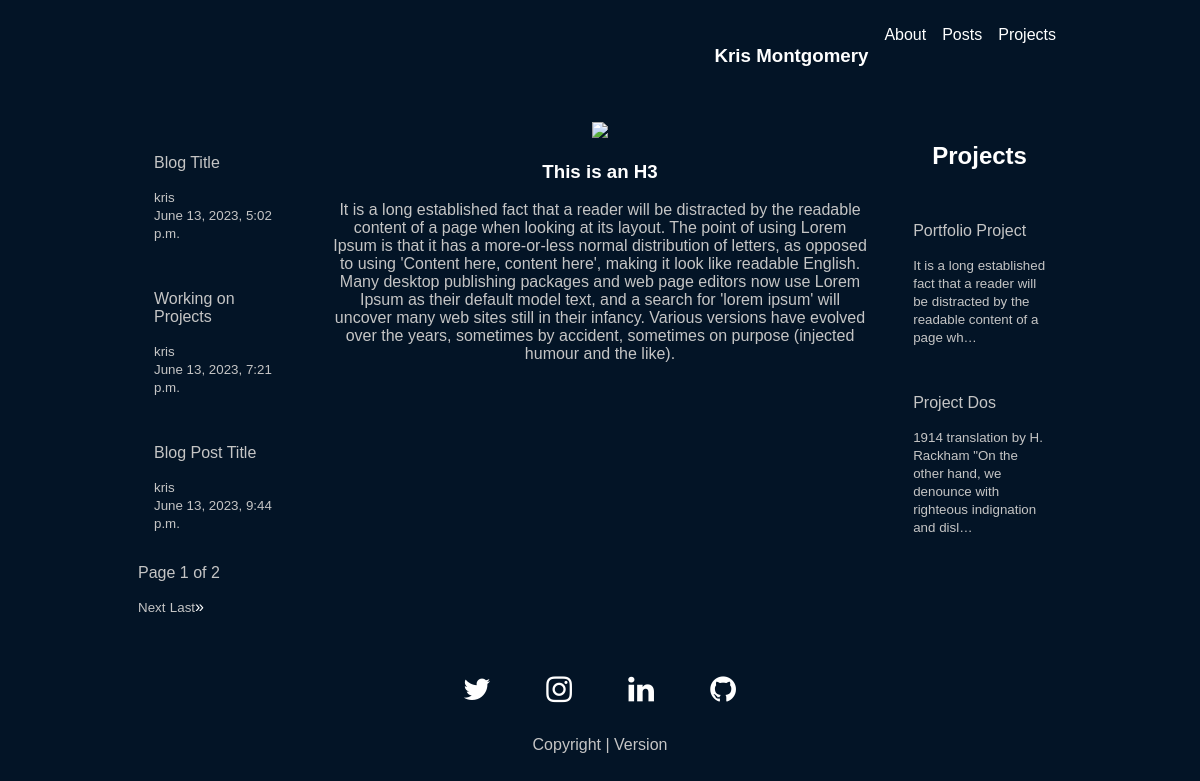
/, run on an earlier commit of the app's database.
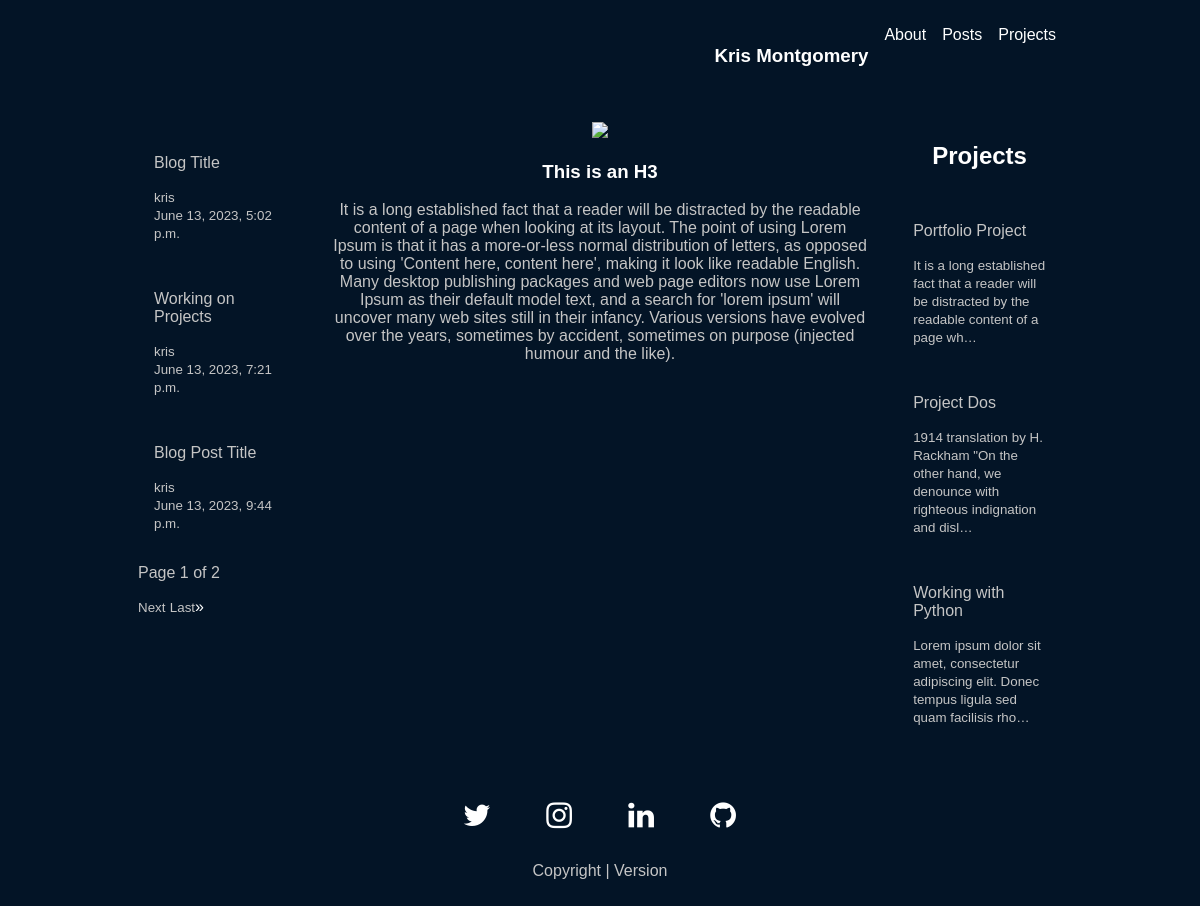
And on a later commit of the database.
### main/models.py (models this page shows, shortened)
class blogPosts(models.Model):
    author = models.ForeignKey(User, on_delete=models.SET_NULL, null=True)
    blog_title = models.CharField(max_length=200)
    blog_image = models.ImageField(upload_to='static/images', blank=True, null=True, height_field=None, width_field=None, max_length=100,)
    blog_image_info = models.TextField(null=True, blank=True)
    blog_body = models.TextField(null=True, blank=True)
    blog_created_date = models.DateTimeField(auto_now=True)
    blog_topic_one_title = models.CharField(max_length=200, default='Default')
    blog_topic_image_one = models.ImageField(upload_to='static/images', blank=True, null=True, height_field=None, width_field=None, max_length=100,)
    blog_topic_image_info = models.TextField(null=True, blank=True)
    topic_one_body = models.TextField(null=True, blank=True)
    blog_topic_two_title = models.CharField(max_length=200, default='Default')
    blog_topic_image_two = models.ImageField(upload_to='static/images', blank=True, null=True, height_field=None, width_field=None, max_length=100,)
    blog_topic_image_info_two = models.TextField(null=True, blank=True)
    topic_one_body_two = models.TextField(null=True, blank=True)
    blog_links = models.URLField(max_length=500, null=True, blank=True)
    blog_links_two = models.URLField(max_length=500, null=True, blank=True)

class projectModel(models.Model):
    project_title = models.CharField(max_length=200)
    project_image = models.ImageField(upload_to='static/images', blank=True, null=True, height_field=None, width_field=None, max_length=100,)
    image_info = models.TextField(null=True, blank=True)
    project_image_two = models.ImageField(upload_to='static/images', blank=True, null=True, height_field=None, width_field=None, max_length=100,)
    image_info_two = models.TextField(null=True, blank=True)
    project_image_three = models.ImageField(upload_to='static/images', blank=True, null=True, height_field=None, width_field=None, max_length=100,)
    image_info_three = models.TextField(null=True, blank=True)
    project_body = models.TextField(null=True, blank=True)
    project_links = models.URLField(max_length=500, null=True, blank=True)
    project_links_two = models.URLField(max_length=500, null=True, blank=True)

### main/views.py (the view)
# urls.py: path('', views.home, name="home"),
def home(request):
    p = Paginator(blogPosts.objects.all(), 3)
    page = request.GET.get('page')
    posts = p.get_page(page)
    projects = projectModel.objects.all()
    context = {
        'posts': posts,
        'projects': projects
    }
    return render(request, 'main/home.html', context)

### main/templates/main/home.html (shortened to what this page needs)
{% extends 'main.html' %}
{% load static %}
{% block content %}
<div class="home-container">
    <div class="leftside">
        {% for t in posts %}
            <div class="blog-container" onclick='location.href="posts/post/{{t.id}}";'>
                <p>{{t.blog_title}}</p>
                <small>{{t.author}}</small><br>
                <small>{{t.blog_created_date}}</small>
            </div>
            <br>
            {% endfor %}
            <p>Page {{ posts.number }} of {{ posts.paginator.num_pages }}</p>
            {% if posts.has_next %}
                <a href="?page={{posts.next_page_number}}"><small>Next</small></a>
                <a href="?page={{posts.paginator.num_pages}}"><small>Last</small>&raquo</a>
            {% endif %}
        </div>
        <div class="main-content">
            <img src="{% static 'images/pro_picture.jpg' %}">
            <H3>This is an H3</H3>
            <p>It is a long established fact that a reader will be distracted by the readable content of a page when looking at its layout. The point of using Lorem Ipsum is that it has a more-or-less normal distribution of letters, as opposed to using 'Content here, content here', making it look like readable English. Many desktop publishing packages and web page editors now use Lorem Ipsum as their default model text, and a search for 'lorem ipsum' will uncover many web sites still in their infancy. Various versions have evolved over the years, sometimes by accident, sometimes on purpose (injected humour and the like).</p>
        </div>
        <div class="rightside">
            <h2>Projects</h2>
            {% for p in projects %}
                <div class="project_container" onclick='location.href="projects/project/{{p.id}}";'>
                    <p>{{p.project_title}}</p>
                    <small>{{p.project_body|truncatechars:100}}</small>
                </div>
            {% endfor %}
        </div>
    </div>
    {% endblock %}

What changed in the data, as far as the page shows it:
added projectModel: project_title "Working with Python", project_body "Lorem ipsum dolor sit amet, consectetur adipiscing elit. Donec tempus ligula sed quam facilisis rho…"
